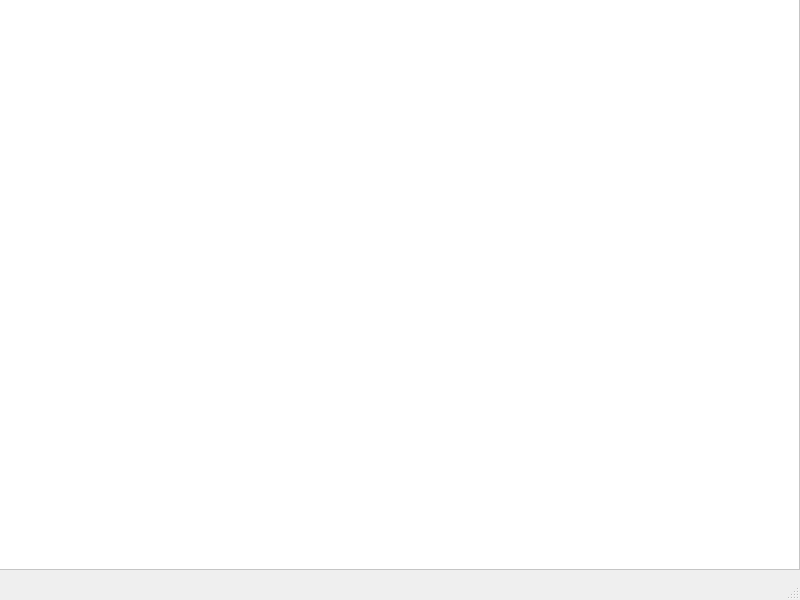
<?xml version="1.0" encoding="UTF-8"?>
<ui version="4.0">
 <class>foto_aqui</class>
 <widget class="QMainWindow" name="foto_aqui">
  <property name="geometry">
   <rect>
    <x>0</x>
    <y>0</y>
    <width>800</width>
    <height>600</height>
   </rect>
  </property>
  <property name="windowTitle">
   <string>MainWindow</string>
  </property>
  <widget class="QWidget" name="centralwidget">
   <widget class="QFrame" name="frame">
    <property name="geometry">
     <rect>
      <x>-1</x>
      <y>-1</y>
      <width>801</width>
      <height>571</height>
     </rect>
    </property>
    <property name="styleSheet">
     <string notr="true">background-color: rgb(255, 255, 255);</string>
    </property>
    <property name="frameShape">
     <enum>QFrame::Shape::StyledPanel</enum>
    </property>
    <property name="frameShadow">
     <enum>QFrame::Shadow::Raised</enum>
    </property>
    <widget class="QLabel" name="label">
     <property name="geometry">
      <rect>
       <x>210</x>
       <y>80</y>
       <width>391</width>
       <height>351</height>
      </rect>
     </property>
     <property name="text">
      <string/>
     </property>
    </widget>
   </widget>
  </widget>
  <widget class="QMenuBar" name="menubar">
   <property name="geometry">
    <rect>
     <x>0</x>
     <y>0</y>
     <width>800</width>
     <height>22</height>
    </rect>
   </property>
  </widget>
  <widget class="QStatusBar" name="statusbar"/>
 </widget>
 <resources/>
 <connections/>
</ui>
